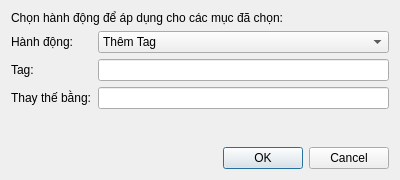
<?xml version="1.0" encoding="UTF-8"?>
<!-- Vị trí: /ui/dialogs/batchedittagsdialog.ui -->
<!-- Phiên bản: 1.0 (Mới) -->
<ui version="4.0">
 <class>BatchEditTagsDialog</class>
 <widget class="QDialog" name="BatchEditTagsDialog">
  <property name="geometry">
   <rect>
    <x>0</x>
    <y>0</y>
    <width>400</width>
    <height>180</height>
   </rect>
  </property>
  <property name="windowTitle">
   <string>Chỉnh Sửa Tags Hàng Loạt</string>
  </property>
  <layout class="QVBoxLayout" name="verticalLayout">
   <item>
    <widget class="QLabel" name="label">
     <property name="text">
      <string>Chọn hành động để áp dụng cho các mục đã chọn:</string>
     </property>
    </widget>
   </item>
   <item>
    <layout class="QFormLayout" name="formLayout">
     <item row="0" column="0">
      <widget class="QLabel" name="label_2">
       <property name="text">
        <string>Hành động:</string>
       </property>
      </widget>
     </item>
     <item row="0" column="1">
      <widget class="QComboBox" name="actionComboBox">
       <item>
        <property name="text">
         <string>Thêm Tag</string>
        </property>
       </item>
       <item>
        <property name="text">
         <string>Xóa Tag</string>
        </property>
       </item>
       <item>
        <property name="text">
         <string>Thay thế Tag</string>
        </property>
       </item>
      </widget>
     </item>
     <item row="1" column="0">
      <widget class="QLabel" name="tag1Label">
       <property name="text">
        <string>Tag:</string>
       </property>
      </widget>
     </item>
     <item row="1" column="1">
      <widget class="QLineEdit" name="tag1LineEdit"/>
     </item>
     <item row="2" column="0">
      <widget class="QLabel" name="tag2Label">
       <property name="text">
        <string>Thay thế bằng:</string>
       </property>
      </widget>
     </item>
     <item row="2" column="1">
      <widget class="QLineEdit" name="tag2LineEdit"/>
     </item>
    </layout>
   </item>
   <item>
    <spacer name="verticalSpacer">
     <property name="orientation">
      <enum>Qt::Vertical</enum>
     </property>
     <property name="sizeHint" stdset="0">
      <size>
       <width>20</width>
       <height>40</height>
      </size>
     </property>
    </spacer>
   </item>
   <item>
    <widget class="QDialogButtonBox" name="buttonBox">
     <property name="orientation">
      <enum>Qt::Horizontal</enum>
     </property>
     <property name="standardButtons">
      <set>QDialogButtonBox::Cancel|QDialogButtonBox::Ok</set>
     </property>
    </widget>
   </item>
  </layout>
 </widget>
 <resources/>
 <connections>
  <connection>
   <sender>buttonBox</sender>
   <signal>accepted()</signal>
   <receiver>BatchEditTagsDialog</receiver>
   <slot>accept()</slot>
   <hints>
    <hint type="sourcelabel">
     <x>248</x>
     <y>254</y>
    </hint>
    <hint type="destinationlabel">
     <x>157</x>
     <y>274</y>
    </hint>
   </hints>
  </connection>
  <connection>
   <sender>buttonBox</sender>
   <signal>rejected()</signal>
   <receiver>BatchEditTagsDialog</receiver>
   <slot>reject()</slot>
   <hints>
    <hint type="sourcelabel">
     <x>316</x>
     <y>260</y>
    </hint>
    <hint type="destinationlabel">
     <x>286</x>
     <y>274</y>
    </hint>
   </hints>
  </connection>
 </connections>
</ui>
